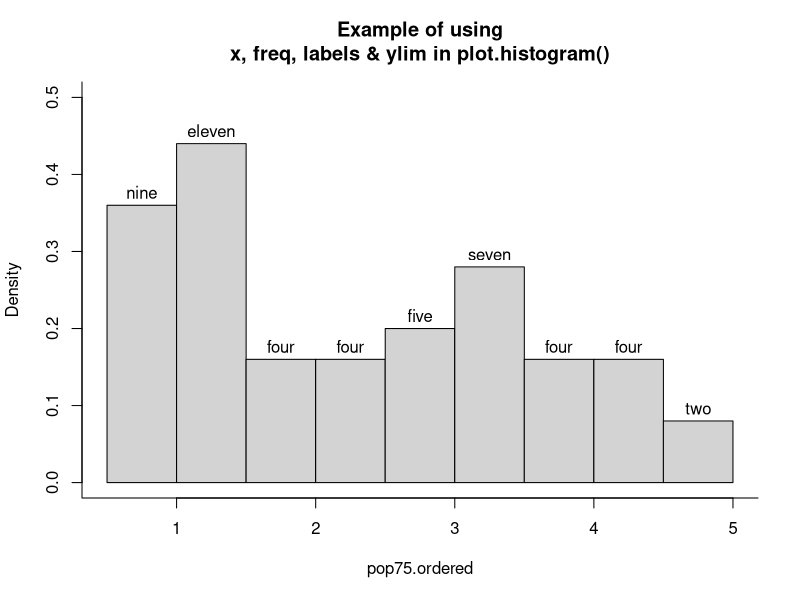

The R script that drew this image:
ord = order(
  LifeCycleSavings$pop75
)
pop75.ordered=LifeCycleSavings$pop75[ ord ]

pop75=hist( 
  pop75.ordered, 
  plot=FALSE 
)
print( pop75 )
plot( 
  x=pop75, 
  freq=FALSE, 
  labels=c( "nine", "eleven", "four", "four", "five", "seven", "four",
            "four", "two" ), 
  ylim=c( 0, 0.5 ), 
  main="Example of using\nx, freq, labels & ylim in plot.histogram()"
)
box( 
  bty="l" 
)
